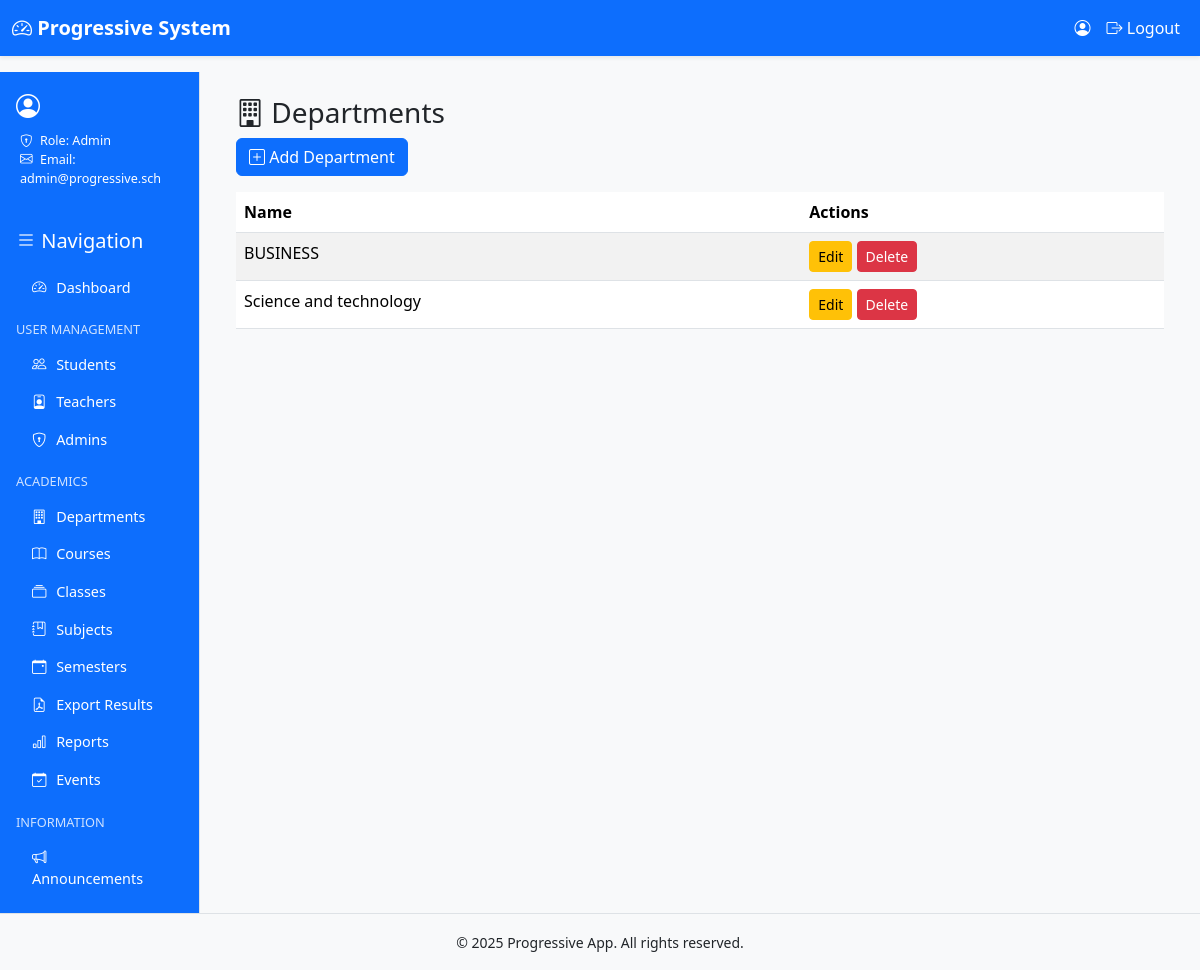
/departments/ (signed in), run on the app's committed database.
### progressive_app/models.py (models this page shows, shortened)
class User(AbstractUser):
    ROLE_CHOICES = [
        ("admin", "Admin"),
        ("teacher", "Teacher"),
        ("student", "Student"),
    ]
    role = models.CharField(max_length=20, choices=ROLE_CHOICES)
    admission_number = models.CharField(max_length=20, blank=True, null=True, unique=True)
    department = models.ForeignKey("Department", on_delete=models.SET_NULL, null=True, blank=True)
    course = models.ForeignKey("Course", on_delete=models.SET_NULL, null=True, blank=True)
    school_class = models.ForeignKey("SchoolClass", on_delete=models.SET_NULL, null=True, blank=True)
    semester = models.ForeignKey("Semester", on_delete=models.SET_NULL, null=True, blank=True)

class Department(models.Model):
    name = models.CharField(max_length=100, unique=True)

### progressive_app/views.py (the view)
# urls.py: path("departments/", views.departments_list, name="departments_list"),
@login_required
def departments_list(request):
    if not require_role(request.user, ["admin"]):
        return forbid_or_redirect_login(request)
    qs = Department.objects.order_by("name")
    return render(request, "admin/departments_list.html", {"departments": qs})

### progressive_app/views.py (called while the page is built)
def require_role(user, allowed_roles):
    return user.is_authenticated and user.role in allowed_roles

### progressive_app/templates/admin/departments_list.html (shortened to what this page needs)
{% extends 'base.html' %}
{% block content %}
<div class="container">
  <h3><i class="bi bi-building"></i> Departments</h3>
  <a href="{% url 'progressive_app:department_create' %}" class="btn btn-primary mb-3"><i class="bi bi-plus-square"></i> Add Department</a>
  <table class="table table-striped">
    <thead><tr><th>Name</th><th>Actions</th></tr></thead>
    <tbody>
      {% for d in departments %}
      <tr>
        <td>{{ d.name }}</td>
        <td>
          <a href="{% url 'progressive_app:department_edit' d.id %}" class="btn btn-sm btn-warning">Edit</a>
          <a href="{% url 'progressive_app:department_delete' d.id %}" class="btn btn-sm btn-danger">Delete</a>
        </td>
      </tr>
      {% empty %}<tr><td colspan="2">No departments found.</td></tr>{% endfor %}
    </tbody>
  </table>
</div>
{% endblock %}

### progressive_app/templates/base.html (shortened to what this page needs)
{% load static %}
<!doctype html>
<html lang="en">
  <head>
    <link href="https://cdn.jsdelivr.net/npm/bootstrap@5.3.2/dist/css/bootstrap.min.css" rel="stylesheet">
    <link href="https://cdn.jsdelivr.net/npm/bootstrap-icons@1.11.1/font/bootstrap-icons.css" rel="stylesheet">
    <link rel="stylesheet" href="{% static 'css/theme.css' %}">
  </head>
<body class="d-flex flex-column min-vh-100">
    <nav class="navbar navbar-expand-lg shadow-sm bg-light">
      <div class="container-fluid">
        <a class="navbar-brand" href="{% url 'progressive_app:dashboard' %}">
          <i class="bi bi-speedometer2"></i> Progressive System
        </a>
        <div class="collapse navbar-collapse" id="navbarNav">
          <ul class="navbar-nav ms-auto">
            {% if user.is_authenticated %}
              <li class="nav-item">
                <span class="nav-link">
                  <i class="bi bi-person-circle"></i> {{ user.first_name }} {{ user.last_name }}
                </span>
              </li>
              <li class="nav-item">
                <a class="nav-link text-warning" href="{% url 'progressive_app:logout' %}">
                  <i class="bi bi-box-arrow-right"></i> Logout
                </a>
              </li>
            {% else %}
              <li class="nav-item">
                <a class="nav-link" href="{% url 'progressive_app:login' %}">
                  <i class="bi bi-box-arrow-in-right"></i> Login
                </a>
              </li>
            {% endif %}
          </ul>
        </div>
      </div>
    </nav>
   <div class="container-fluid flex-grow-1">
      <div class="row min-vh-100">
        <div class="col-md-3 col-lg-2 sidebar bg-primary text-white p-3 d-flex flex-column">
          <div class="profile-box mb-4">
            <div class="d-flex align-items-center mb-2">
              <i class="bi bi-person-circle fs-4 me-2"></i>
            </div>
            <ul class="list-unstyled small ms-1">
              {% if user.role == 'student' %}
                <li><i class="bi bi-card-list me-1"></i> Admission: {{ user.admission_number }}</li>
                <li><i class="bi bi-collection me-1"></i> Class: {{ user.school_class.name }}</li>
                <li><i class="bi bi-building me-1"></i> Department: {{ user.department.name }}</li>
                <li><i class="bi bi-journal-bookmark me-1"></i> Course: {{ user.course.name }}</li>
              {% elif user.role == 'teacher' %}
                <li><i class="bi bi-building me-1"></i> Department: {{ user.department.name }}</li>
                <li><i class="bi bi-envelope me-1"></i> Email: {{ user.email }}</li>
              {% elif user.role == 'admin' %}
                <li><i class="bi bi-shield-lock me-1"></i> Role: Admin</li>
                <li><i class="bi bi-envelope me-1"></i> Email: {{ user.email }}</li>
              {% endif %}
            </ul>
          </div>
          <h5 class="mb-3"><i class="bi bi-list"></i> Navigation</h5>
          <div class="list-group list-group-flush flex-grow-1">
            <a href="{% url 'progressive_app:dashboard' %}" class="list-group-item list-group-item-action bg-primary text-white">
              <i class="bi bi-speedometer2"></i> Dashboard
            </a>
            {% if user.role == 'admin' %}
              <h6 class="mt-3 mb-2">User Management</h6>
              <a href="{% url 'progressive_app:students_list' %}" class="list-group-item bg-primary text-white"><i class="bi bi-people"></i> Students</a>
              <a href="{% url 'progressive_app:teachers_list' %}" class="list-group-item bg-primary text-white"><i class="bi bi-person-badge"></i> Teachers</a>
              <a href="{% url 'progressive_app:admins_list' %}" class="list-group-item bg-primary text-white"><i class="bi bi-shield-lock"></i> Admins</a>
              <h6 class="mt-3 mb-2">Academics</h6>
              <a href="{% url 'progressive_app:departments_list' %}" class="list-group-item bg-primary text-white"><i class="bi bi-building"></i> Departments</a>
              <a href="{% url 'progressive_app:courses_list' %}" class="list-group-item bg-primary text-white"><i class="bi bi-book"></i> Courses</a>
              <a href="{% url 'progressive_app:classes_list' %}" class="list-group-item bg-primary text-white"><i class="bi bi-collection"></i> Classes</a>
              <a href="{% url 'progressive_app:subjects_list' %}" class="list-group-item bg-primary text-white"><i class="bi bi-journal-bookmark"></i> Subjects</a>
              <a href="{% url 'progressive_app:semesters_list' %}" class="list-group-item bg-primary text-white"><i class="bi bi-calendar-event"></i> Semesters</a>
              <a href="{% url 'progressive_app:admin_results_pdf' %}" class="list-group-item bg-primary text-white"><i class="bi bi-file-earmark-pdf"></i> Export Results</a>
              <a href="{% url 'progressive_app:reports' %}" class="list-group-item bg-primary text-white"><i class="bi bi-bar-chart"></i> Reports</a>
              <a href="{% url 'progressive_app:events_list' %}" class="list-group-item bg-primary text-white"><i class="bi bi-calendar-check"></i> Events</a>
            {% endif %}
            <h6 class="mt-3 mb-2">Information</h6>
            <a href="{% url 'progressive_app:announcements_list' %}" class="list-group-item bg-primary text-white"><i class="bi bi-megaphone"></i> Announcements</a>
          </div>
        </div>
        <main class="col-md-9 col-lg-10 p-4">
          {% block content %}{% endblock %}
        </main>
      </div>
    </div>
    <footer class="bg-light text-center py-3 border-top mt-auto">
      <small>&copy; {% now "Y" %} Progressive App. All rights reserved.</small>
    </footer>
  </body>
</html>

### static/css/theme.css (style rules this page uses)
:root { --prog-blue: #0d6efd; }
.btn-primary { background: var(--prog-blue); border-color: var(--prog-blue); }
a { text-decoration: none; }
body { font-family: "Segoe UI", Roboto, Helvetica, Arial, sans-serif; background-color: #f8f9fa; }
.navbar { background-color: #0d6efd !important; }
.navbar-brand { font-weight: bold; color: #fff !important; }
.navbar .nav-link { color: #fff !important; }
.sidebar { min-height: 100vh; border-right: 1px solid #dee2e6; background-color: #0d6efd; }
.sidebar h5, .sidebar h6 { color: #fff; }
.list-group-item { background-color: #0d6efd; color: #fff; border: none; }
.list-group-item i { margin-right: 6px; }
.btn-primary { background-color: #0d6efd; border-color: #0d6efd; }
.sidebar { font-size: 0.9rem; }
.sidebar .list-group-item { background-color: #0d6efd; color: #fff; border: none; }
.sidebar h6 { font-size: 0.8rem; text-transform: uppercase; margin-top: 1rem; margin-bottom: 0.5rem; color: #cfe2ff; }

### data on the page
User: email "admin@progressive.sch"
Department: name "BUSINESS"
Department: name "Science and technology"
